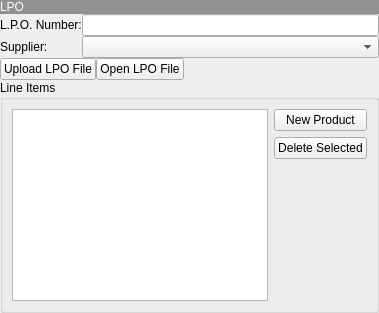
        <widget class="QWidget" name="page">
         <layout class="QVBoxLayout" name="verticalLayout_4">
          <property name="spacing">
           <number>0</number>
          </property>
          <property name="leftMargin">
           <number>0</number>
          </property>
          <property name="topMargin">
           <number>0</number>
          </property>
          <property name="rightMargin">
           <number>0</number>
          </property>
          <property name="bottomMargin">
           <number>0</number>
          </property>
          <item>
           <widget class="QLabel" name="lblMainStatus_2">
            <property name="styleSheet">
             <string notr="true">background-color: rgb(145, 145, 145);
color: rgb(255, 255, 255);
font: 12pt &quot;MS Shell Dlg 2&quot;;</string>
            </property>
            <property name="text">
             <string>LPO</string>
            </property>
           </widget>
          </item>
          <item>
           <layout class="QGridLayout" name="gridLayout">
            <item row="0" column="0">
             <widget class="QLabel" name="label_2">
              <property name="text">
               <string>L.P.O. Number:</string>
              </property>
             </widget>
            </item>
            <item row="0" column="1">
             <widget class="QLineEdit" name="txtLpoNo"/>
            </item>
            <item row="1" column="0">
             <widget class="QLabel" name="label_3">
              <property name="sizePolicy">
               <sizepolicy hsizetype="Preferred" vsizetype="Preferred">
                <horstretch>0</horstretch>
                <verstretch>0</verstretch>
               </sizepolicy>
              </property>
              <property name="text">
               <string>Supplier:</string>
              </property>
             </widget>
            </item>
            <item row="1" column="1">
             <widget class="QComboBox" name="cboSupplier">
              <property name="sizePolicy">
               <sizepolicy hsizetype="Preferred" vsizetype="Expanding">
                <horstretch>0</horstretch>
                <verstretch>3</verstretch>
               </sizepolicy>
              </property>
             </widget>
            </item>
           </layout>
          </item>
          <item>
           <layout class="QHBoxLayout" name="horizontalLayout_3">
            <item>
             <widget class="QPushButton" name="cmdUploadFile">
              <property name="text">
               <string>Upload LPO File</string>
              </property>
              <property name="icon">
               <iconset resource="../../universal/smartpay/src/rc.qrc">
                <normaloff>:/images/FloppyDisk.png</normaloff>:/images/FloppyDisk.png</iconset>
              </property>
             </widget>
            </item>
            <item>
             <widget class="QPushButton" name="cmdDownloadLpo">
              <property name="text">
               <string>Open LPO File</string>
              </property>
              <property name="icon">
               <iconset resource="../../home/src/res.qrc">
                <normaloff>:/images/Stuffed_Folder.png</normaloff>:/images/Stuffed_Folder.png</iconset>
              </property>
             </widget>
            </item>
            <item>
             <widget class="QLabel" name="lblLPO_FileName">
              <property name="text">
               <string/>
              </property>
             </widget>
            </item>
            <item>
             <spacer name="horizontalSpacer_2">
              <property name="orientation">
               <enum>Qt::Horizontal</enum>
              </property>
              <property name="sizeHint" stdset="0">
               <size>
                <width>40</width>
                <height>20</height>
               </size>
              </property>
             </spacer>
            </item>
           </layout>
          </item>
          <item>
           <widget class="QGroupBox" name="grp_LPO">
            <property name="sizePolicy">
             <sizepolicy hsizetype="Preferred" vsizetype="Preferred">
              <horstretch>0</horstretch>
              <verstretch>5</verstretch>
             </sizepolicy>
            </property>
            <property name="title">
             <string>Line Items</string>
            </property>
            <layout class="QHBoxLayout" name="horizontalLayout_4">
             <item>
              <widget class="CustomQueryView" name="lstLPODetails">
               <property name="sizePolicy">
                <sizepolicy hsizetype="Expanding" vsizetype="Expanding">
                 <horstretch>0</horstretch>
                 <verstretch>2</verstretch>
                </sizepolicy>
               </property>
              </widget>
             </item>
             <item>
              <layout class="QVBoxLayout" name="verticalLayout_5">
               <item>
                <widget class="QPushButton" name="cmdLPO_NewProduct">
                 <property name="text">
                  <string>New Product</string>
                 </property>
                </widget>
               </item>
               <item>
                <widget class="QPushButton" name="cmdLPO_DeleteProduct">
                 <property name="text">
                  <string>Delete Selected</string>
                 </property>
                </widget>
               </item>
               <item>
                <spacer name="verticalSpacer">
                 <property name="orientation">
                  <enum>Qt::Vertical</enum>
                 </property>
                 <property name="sizeHint" stdset="0">
                  <size>
                   <width>20</width>
                   <height>40</height>
                  </size>
                 </property>
                </spacer>
               </item>
              </layout>
             </item>
            </layout>
           </widget>
          </item>
         </layout>
        </widget>
